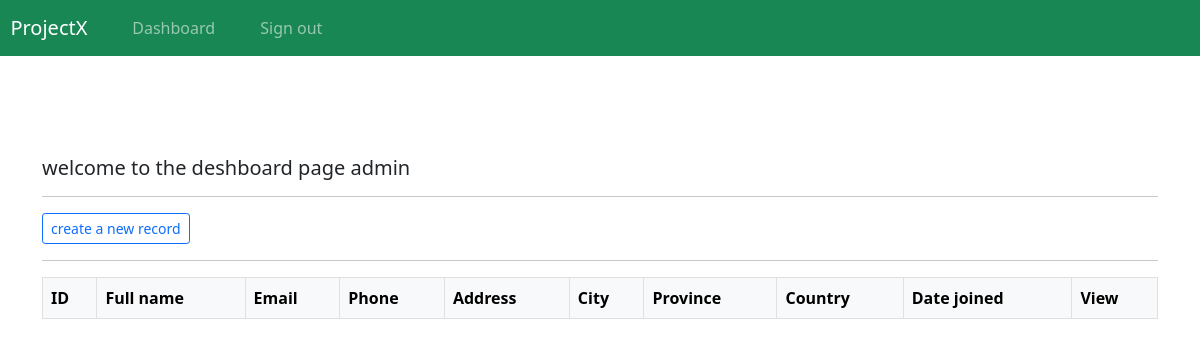
The app's page /dashboard (signed in), older data.
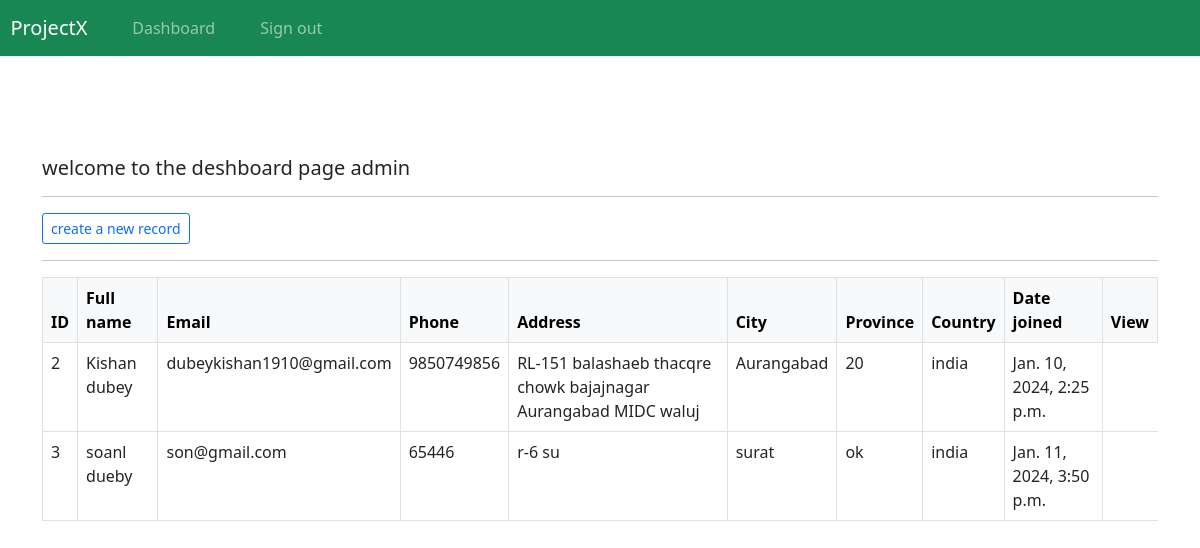
The same page, newer data.
### webapp/models.py (models this page shows, shortened)
class Record(models.Model):
    creation_date = models.DateTimeField(auto_now_add=True)
    first_name = models.CharField(max_length=100)
    last_name  = models.CharField(max_length=100)
    email = models.CharField(max_length=225)
    phone = models.CharField(max_length=20)
    address = models.CharField(max_length=300)
    city = models.CharField(max_length=255)
    province = models.CharField(max_length=200)
    country = models.CharField(max_length=125)

### webapp/views.py (the view)
# urls.py: path('dashboard', views.dashboard, name="dashboard"),
@login_required(login_url = 'login')
def dashboard(request):
    my_records = Record.objects.all()
    context = {'records': my_records}
    return render(request, 'webapp/dashboard.html', context=context)

### webapp/templates/webapp/dashboard.html (shortened to what this page needs)
{% extends 'webapp/base.html' %}
{% block content %}
<div class="container ">
    <h5>welcome to the deshboard page {{ user }}</h5>
    <hr>
    <a class="btn btn-outline-primary btn-sm" href="{% url 'dashboard' %}">
        create a new record
    </a>
    <hr>
    <table class="table table-hover table-bordered">
        <thead class="table-light">
            <tr>
                <th scope="col">ID</th>
                <th scope="col">Full name</th>
                <th scope="col">Email</th>
                <th scope="col">Phone</th>
                <th scope="col">Address</th>
                <th scope="col">City</th>
                <th scope="col">Province</th>
                <th scope="col">Country</th>
                <th scope="col">Date joined</th>
                <th scope="col">View</th>
            </tr>
        </thead>
        <tbody>
            {% if records %}
            {% for record in records %}
            <tr>
                <td> {{record.id}} </td>
                <td> {{record.first_name}} {{record.last_name}} </td>
                <td> {{record.email}} </td>
                <td> {{record.phone}} </td>
                <td> {{record.address}} </td>
                <td> {{record.city}} </td>
                <td> {{record.province}} </td>
                <td> {{record.country}} </td>
                <td> {{record.creation_date}} </td>
            </tr>
            {% endfor %}
            {% endif %}
        </tbody>
</div>
{% endblock %}

### webapp/templates/webapp/base.html (shortened to what this page needs)
{% load static %}
<!DOCTYPE html>
<html lang="en">
<head>
    <link href="https://cdn.jsdelivr.net/npm/bootstrap@5.0.2/dist/css/bootstrap.min.css" rel="stylesheet">
    <link rel="stylesheet" type="text/css" href="{% static 'css/styles.css' %}">
</head>
<body>
    <header>
        {% include 'webapp/navbar.html' %}
    </header>
    <main class="section-padding" id="home">
        {% block content %}
        {% endblock %}
    </main>
</body>
</html>

### webapp/templates/webapp/navbar.html (shortened to what this page needs)
<nav class="navbar navbar-expand-lg navbar-dark bg-success justify-content-center">
    <a class="navbar-brand main-heading" href="{% url '' %}">
      &nbsp; ProjectX
    </a>
      <div class="collapse navbar-collapse text-center" id="navbarNavDropdown">
        <ul class="navbar-nav mr-auto">
          {% if user.is_authenticated %}
            <li class="nav-item">
              <a class="nav-link" href="{% url 'dashboard' %}">Dashboard &nbsp;  </a>
            </li>
            <li class="nav-item">
              <a class="nav-link" href="{% url 'user-logout' %}">Sign out &nbsp;  </a>
            </li>
        </ul>
        {% endif %}
      </div>
  </nav>

### static/css/styles.css (style rules this page uses)
.section-padding { padding: 100px 0; }

Row changes from the older to the newer data that the page shows:
added Record: id "2", first_name "Kishan", last_name "dubey", email "dubeykishan1910@gmail.com", phone "9850749856", address "RL-151 balashaeb thacqre chowk bajajnagar Aurangabad MIDC waluj", city "Aurangabad", province "20", country "india", creation_date "Jan. 10, 2024, 2:25 p.m."
added Record: id "3", first_name "soanl", last_name "dueby", email "son@gmail.com", phone "65446", address "r-6 su", city "surat", province "ok", country "india", creation_date "Jan. 11, 2024, 3:50 p.m."
